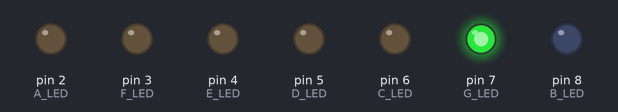
Bench run of a sketch on a simulated Arduino Uno, built with avr-gcc and run on an emulated ATmega328P. Shown: output pins drawn as LEDs (lit = HIGH).

Above: at 0.12 s.
At 1.37 s:
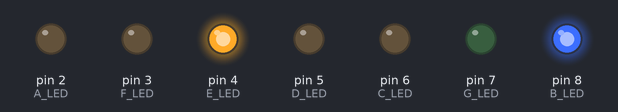
At 2.12 s:
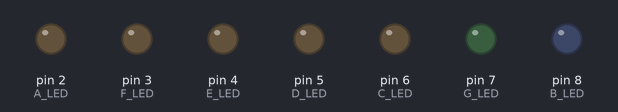
At 2.87 s:
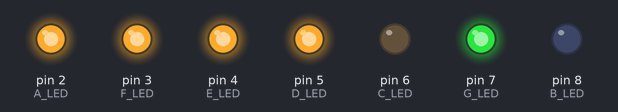
At 4.12 s:
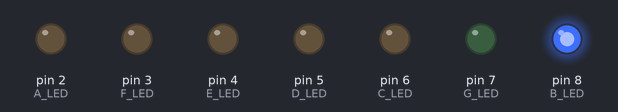
At 5.62 s:
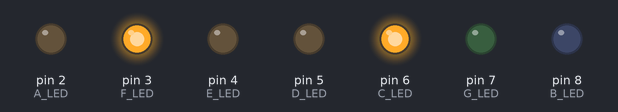
Timing chart, 0 to 5.9 s (numbered marks = the images above):
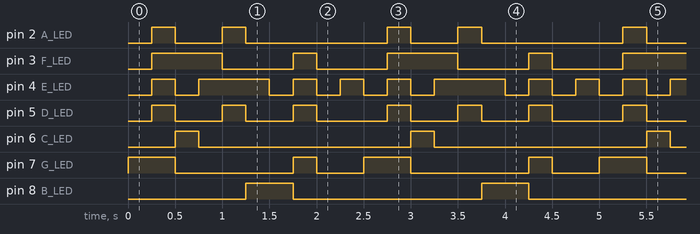

The sketch:

lesson5b.ino
```cpp
const int A_LED = 2;
const int B_LED = 8;
const int C_LED = 6;
const int D_LED = 5;
const int E_LED = 4;
const int F_LED = 3;
const int G_LED = 7;


void ShutAllLeds()
  {
    digitalWrite(D_LED, HIGH);
    digitalWrite(E_LED, HIGH);
    digitalWrite(F_LED, HIGH);
    digitalWrite(A_LED, HIGH);
    digitalWrite(G_LED, HIGH);
    digitalWrite(C_LED, HIGH);
    digitalWrite(B_LED, HIGH);
  }

// functions for all numbers
void Number0() {
    digitalWrite(D_LED, LOW);
    digitalWrite(E_LED, LOW);
    digitalWrite(F_LED, LOW);
    digitalWrite(A_LED, LOW);
    digitalWrite(G_LED, HIGH);
    digitalWrite(C_LED, LOW);
    digitalWrite(B_LED, LOW);
    delay(250);

}

void Number1() {
    digitalWrite(D_LED, HIGH);
    digitalWrite(E_LED, HIGH);
    digitalWrite(F_LED, HIGH);
    digitalWrite(A_LED, HIGH);
    digitalWrite(G_LED, HIGH);
    digitalWrite(C_LED, LOW);
    digitalWrite(B_LED, LOW);
    delay(250);
}

void Number2() {
    digitalWrite(D_LED, LOW);
    digitalWrite(E_LED, LOW);
    digitalWrite(F_LED, HIGH);
    digitalWrite(A_LED, LOW);
    digitalWrite(G_LED, LOW);
    digitalWrite(C_LED, HIGH);
    digitalWrite(B_LED, LOW);
    delay(250);
}

void Number3() {
    digitalWrite(D_LED, LOW);
    digitalWrite(E_LED, HIGH);
    digitalWrite(F_LED, HIGH);
    digitalWrite(A_LED, LOW);
    digitalWrite(G_LED, LOW);
    digitalWrite(C_LED, LOW);
    digitalWrite(B_LED, LOW);
    delay(250);
}

void Number4() {
    digitalWrite(D_LED, HIGH);
    digitalWrite(E_LED, HIGH);
    digitalWrite(F_LED, LOW);
    digitalWrite(A_LED, HIGH);
    digitalWrite(G_LED, LOW);
    digitalWrite(C_LED, LOW);
    digitalWrite(B_LED, LOW);
    delay(250);
}

void Number5() {
    digitalWrite(D_LED, LOW);
    digitalWrite(E_LED, HIGH);
    digitalWrite(F_LED, LOW);
    digitalWrite(A_LED, LOW);
    digitalWrite(G_LED, LOW);
    digitalWrite(C_LED, LOW);
    digitalWrite(B_LED, HIGH);
    delay(250);
}

void Number6() {
    digitalWrite(D_LED, LOW);
    digitalWrite(E_LED, LOW);
    digitalWrite(F_LED, LOW);
    digitalWrite(A_LED, LOW);
    digitalWrite(G_LED, LOW);
    digitalWrite(C_LED, LOW);
    digitalWrite(B_LED, HIGH);
    delay(250);
}

void Number7() {
    digitalWrite(D_LED, HIGH);
    digitalWrite(E_LED, HIGH);
    digitalWrite(F_LED, HIGH);
    digitalWrite(A_LED, LOW);
    digitalWrite(G_LED, HIGH);
    digitalWrite(C_LED, LOW);
    digitalWrite(B_LED, LOW);
    delay(250);
}

void Number8() {
    digitalWrite(D_LED, LOW);
    digitalWrite(E_LED, LOW);
    digitalWrite(F_LED, LOW);
    digitalWrite(A_LED, LOW);
    digitalWrite(G_LED, LOW);
    digitalWrite(C_LED, LOW);
    digitalWrite(B_LED, LOW);
    delay(250);
}

void Number9() {
    digitalWrite(D_LED, LOW);
    digitalWrite(E_LED, HIGH);
    digitalWrite(F_LED, LOW);
    digitalWrite(A_LED, LOW);
    digitalWrite(G_LED, LOW);
    digitalWrite(C_LED, LOW);
    digitalWrite(B_LED, LOW);
    delay(250);
}

void setup() {
  Serial.begin(9600);     // initialize serial port
  pinMode(A_LED,OUTPUT);  // setup led pinmodes as outputs
  pinMode(B_LED,OUTPUT);
  pinMode(C_LED,OUTPUT);
  pinMode(D_LED,OUTPUT);
  pinMode(E_LED,OUTPUT);
  pinMode(F_LED,OUTPUT);
  pinMode(G_LED,OUTPUT);
}

void loop() {
  Number0();
  ShutAllLeds();
  Number1();
  ShutAllLeds();
  Number2();
  ShutAllLeds();
  Number3();
  ShutAllLeds();
  Number4();
  ShutAllLeds();
  Number5();
  ShutAllLeds();
  Number6();
  ShutAllLeds();
  Number7();
  ShutAllLeds();
  Number8();
  ShutAllLeds();
  Number9();
  ShutAllLeds();
}
```

lesson3a.c
```cpp
int ledPin = A2; // initialize the ledpin to be 7
float timeInput = 0.0; // how long it takes for the led to be bright
float freq = 0.0; // initialize the frequency to 500ms
float freqChanger = 0.0;

void setup() {

Serial.begin(9600);
pinMode(ledPin, OUTPUT);

Serial.println("Input the time period between 1s and 5s.");
    while (!Serial.available()) {
        timeInput = Serial.parseFloat();
        Serial.println(timeInput);
    }
}

void loop() {


    while (freq < timeInput) {
        freq = freq + 0.05;
        digitalWrite(ledPin, HIGH); //the led turns on
        delay(freq); // wait for the time indicated by the variable frec.
        digitalWrite(ledPin, LOW); // the led turns off
        delay(freq);
        Serial.println(freq);
        if (freq == timeInput) {
          break;
        }
    }
    while (freq >= 0) {
        freq = freq - 0.05;
        digitalWrite(ledPin, HIGH); //the led turns on
        delay(freq); //wait for the time indicated by the variable frec.
        digitalWrite(ledPin, LOW); // the led turns off
        delay(freq);
        Serial.println(freq);
    }
}
```

lesson5b.c
```cpp
const int A_LED = 2;
const int B_LED = 8;
const int C_LED = 6;
const int D_LED = 5;
const int E_LED = 4;
const int F_LED = 3;
const int G_LED = 7;

// function to shut down all ShutAllLeds

void ShutAllLeds()
  {
    digitalWrite(D_LED, HIGH);
    digitalWrite(E_LED, HIGH);
    digitalWrite(F_LED, HIGH);
    digitalWrite(A_LED, HIGH);
    digitalWrite(G_LED, HIGH);
    digitalWrite(C_LED, HIGH);
    digitalWrite(B_LED, HIGH);
  }

// functions for all numbers
void Number0() {
    digitalWrite(D_LED, LOW);
    digitalWrite(E_LED, LOW);
    digitalWrite(F_LED, LOW);
    digitalWrite(A_LED, LOW);
    digitalWrite(G_LED, HIGH);
    digitalWrite(C_LED, LOW);
    digitalWrite(B_LED, LOW);
    delay(250);
}

void Number1() {
    digitalWrite(D_LED, HIGH);
    digitalWrite(E_LED, HIGH);
    digitalWrite(F_LED, HIGH);
    digitalWrite(A_LED, HIGH);
    digitalWrite(G_LED, HIGH);
    digitalWrite(C_LED, LOW);
    digitalWrite(B_LED, LOW);
    delay(250);
}

void Number2() {
    digitalWrite(D_LED, LOW);
    digitalWrite(E_LED, LOW);
    digitalWrite(F_LED, HIGH);
    digitalWrite(A_LED, LOW);
    digitalWrite(G_LED, LOW);
    digitalWrite(C_LED, HIGH);
    digitalWrite(B_LED, LOW);
    delay(250);
}

void Number3() {
    digitalWrite(D_LED, LOW);
    digitalWrite(E_LED, HIGH);
    digitalWrite(F_LED, HIGH);
    digitalWrite(A_LED, LOW);
    digitalWrite(G_LED, LOW);
    digitalWrite(C_LED, LOW);
    digitalWrite(B_LED, LOW);
    delay(250);
}

void Number4() {
    digitalWrite(D_LED, HIGH);
    digitalWrite(E_LED, HIGH);
    digitalWrite(F_LED, LOW);
    digitalWrite(A_LED, HIGH);
    digitalWrite(G_LED, LOW);
    digitalWrite(C_LED, LOW);
    digitalWrite(B_LED, LOW);
    delay(250);
}

void Number5() {
    digitalWrite(D_LED, LOW);
    digitalWrite(E_LED, HIGH);
    digitalWrite(F_LED, LOW);
    digitalWrite(A_LED, LOW);
    digitalWrite(G_LED, LOW);
    digitalWrite(C_LED, LOW);
    digitalWrite(B_LED, HIGH);
    delay(250);
}

void Number6() {
    digitalWrite(D_LED, LOW);
    digitalWrite(E_LED, LOW);
    digitalWrite(F_LED, LOW);
    digitalWrite(A_LED, LOW);
    digitalWrite(G_LED, LOW);
    digitalWrite(C_LED, LOW);
    digitalWrite(B_LED, HIGH);
    delay(250);
}

void Number7() {
    digitalWrite(D_LED, HIGH);
    digitalWrite(E_LED, HIGH);
    digitalWrite(F_LED, HIGH);
    digitalWrite(A_LED, LOW);
    digitalWrite(G_LED, HIGH);
    digitalWrite(C_LED, LOW);
    digitalWrite(B_LED, LOW);
    delay(250);
}

void Number8() {
    digitalWrite(D_LED, LOW);
    digitalWrite(E_LED, LOW);
    digitalWrite(F_LED, LOW);
    digitalWrite(A_LED, LOW);
    digitalWrite(G_LED, LOW);
    digitalWrite(C_LED, LOW);
    digitalWrite(B_LED, LOW);
    delay(250);
}

void Number9() {
    digitalWrite(D_LED, LOW);
    digitalWrite(E_LED, HIGH);
    digitalWrite(F_LED, LOW);
    digitalWrite(A_LED, LOW);
    digitalWrite(G_LED, LOW);
    digitalWrite(C_LED, LOW);
    digitalWrite(B_LED, LOW);
    delay(250);
}

void setup() {
  Serial.begin(9600);     // initialize serial port
  pinMode(A_LED,OUTPUT);  // setup led pinmodes as outputs
  pinMode(B_LED,OUTPUT);
  pinMode(C_LED,OUTPUT);
  pinMode(D_LED,OUTPUT);
  pinMode(E_LED,OUTPUT);
  pinMode(F_LED,OUTPUT);
  pinMode(G_LED,OUTPUT);
}

// display numbers from 0 to 9 in a loop

void loop() {
  Number0();
  ShutAllLeds();
  Number1();
  ShutAllLeds();
  Number2();
  ShutAllLeds();
  Number3();
  ShutAllLeds();
  Number4();
  ShutAllLeds();
  Number5();
  ShutAllLeds();
  Number6();
  ShutAllLeds();
  Number7();
  ShutAllLeds();
  Number8();
  ShutAllLeds();
  Number9();
  ShutAllLeds();
}
```

Measured:
- by itself, pin 2 (A_LED): repeats every 2.5 s: LOW 0.50 s, HIGH 0.25 s, LOW 1.5 s, HIGH 0.25 s
- by itself, pin 3 (F_LED): repeats every 2.5 s: LOW 0.75 s, HIGH 0.25 s, LOW 0.75 s, HIGH 0.75 s
- by itself, pin 4 (E_LED): repeats every 2.5 s: LOW 0.25 s, HIGH 0.75 s, 3 × (LOW 0.25 s, HIGH 0.25 s)
- by itself, pin 5 (D_LED): repeats every 2.5 s: 2 × (LOW 0.50 s, HIGH 0.25 s), LOW 0.75 s, HIGH 0.25 s
- by itself, pin 6 (C_LED): alternates HIGH for 0.25 s and LOW for 2.3 s
- by itself, pin 7 (G_LED): repeats every 2.5 s: LOW 1.3 s, HIGH 0.25 s, LOW 0.50 s, HIGH 0.50 s
- by itself, pin 8 (B_LED): alternates HIGH for 0.50 s and LOW for 2.0 s
